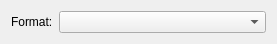
<?xml version="1.0" encoding="UTF-8"?>
<ui version="4.0">
 <class>CsvImportOptionWidget</class>
 <widget class="QWidget" name="CsvImportOptionWidget">
  <property name="geometry">
   <rect>
    <x>0</x>
    <y>0</y>
    <width>277</width>
    <height>43</height>
   </rect>
  </property>
  <layout class="QFormLayout" name="formLayout">
   <item row="0" column="0">
    <widget class="QLabel" name="formatLabel">
     <property name="text">
      <string>Format:</string>
     </property>
    </widget>
   </item>
   <item row="0" column="1">
    <widget class="QComboBox" name="formatComboBox">
     <property name="minimumSize">
      <size>
       <width>200</width>
       <height>0</height>
      </size>
     </property>
    </widget>
   </item>
  </layout>
 </widget>
 <resources/>
 <connections/>
</ui>
